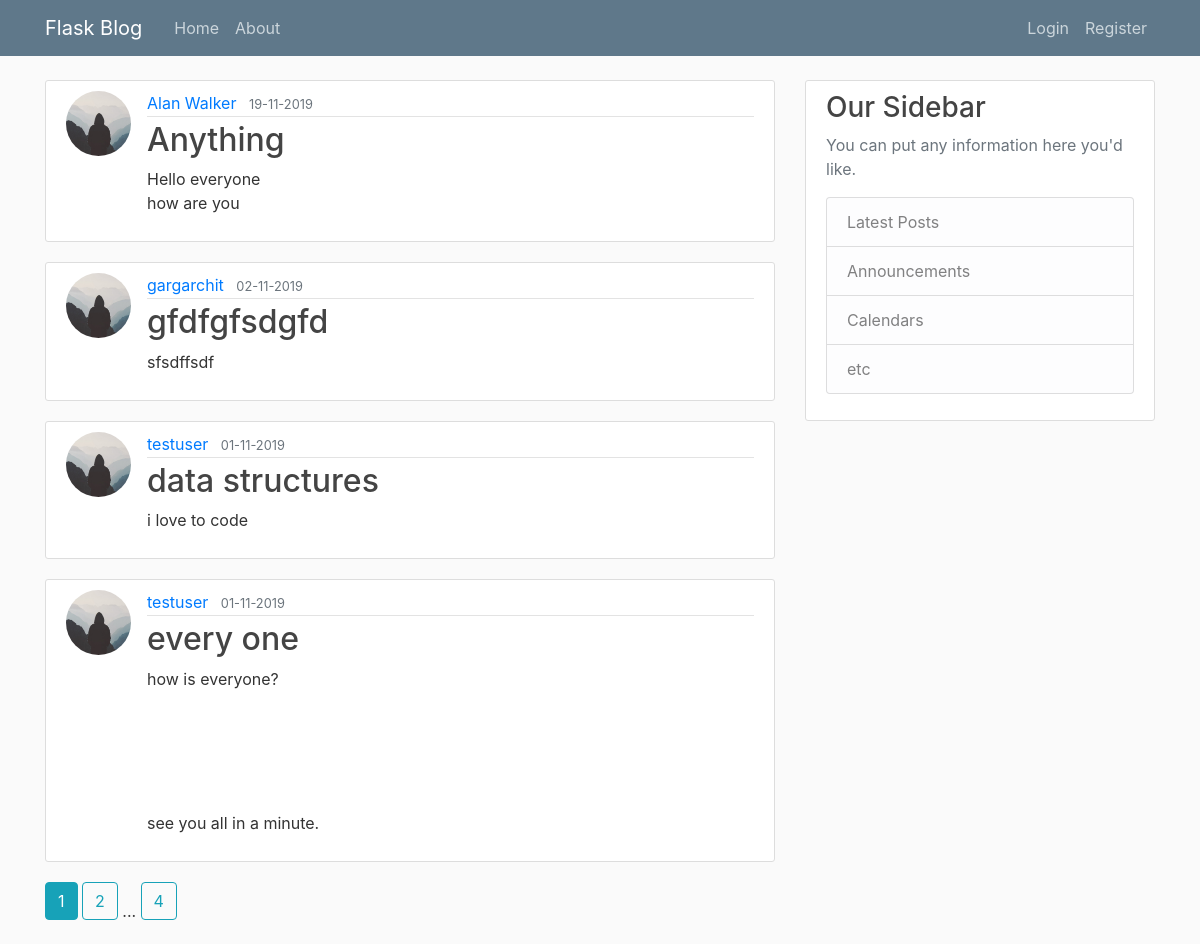
The page /home on the database its author committed.
### tryflask/models.py (models this page shows, shortened)
class Post(db.Model):
    id = db.Column(db.Integer, primary_key=True)
    title = db.Column(db.String(100), nullable=False)
    date_posted = db.Column(db.DateTime, nullable=False, default=datetime.utcnow)
    content = db.Column(db.Text, nullable=False)
    user_id = db.Column(db.Integer, db.ForeignKey('user.id'), nullable=False)

class User(db.Model, UserMixin):
    id= db.Column(db.Integer, primary_key=True)
    username = db.Column(db.String(20), unique=True, nullable=False)
    email = db.Column(db.String(120), unique=True, nullable=False)
    image_file = db.Column(db.String(20), nullable=False, default="default.jpg")
    password = db.Column(db.String(60), nullable=False)
    posts = db.relationship('Post', backref='author', lazy=True)

### tryflask/routes.py (the view)
@app.route("/")
@app.route("/home")
def home():
    page = request.args.get('page', 1, type=int)
    posts = Post.query.order_by(Post.date_posted.desc()).paginate(page=page, per_page=4)
    return render_template('home.html', posts=posts, title='Home')

### tryflask/templates/home.html
{% extends "layout.html" %}
{% block content %}
{% for post in posts.items %}
<article class="media content-section">
    <img class="rounded-circle article-img" src="{{ url_for('static', filename='profile_pics/'+ post.author.image_file) }}">
    <div class="media-body">
        <div class="article-metadata">
            <a class="mr-2" href="{{ url_for('user_posts', username=post.author.username) }}">{{ post.author.username }}</a>
            <small class="text-muted">{{ post.date_posted.strftime('%d-%m-%Y') }}</small>
        </div>
        <h2><a class="article-title" href="{{ url_for('post', post_id=post.id) }}">{{ post.title }}</a></h2>
        <p class="article-content">{{ post.content }}</p>
    </div>
</article>
{% endfor %}
{% for page_num in posts.iter_pages(left_edge=1, right_edge=1, left_current=1, right_current=2) %}
    {% if page_num %}
        {% if posts.page == page_num %}
            <a class="btn btn-info mb-4" href="{{ url_for('home', page=page_num) }}">{{ page_num }}</a>
        {% else %}
            <a class="btn btn-outline-info mb-4" href="{{ url_for('home', page=page_num) }}">{{ page_num }}</a>
        {% endif %}
    {% else %}
        ...
    {% endif %}
{% endfor %}
{% endblock content %}

### tryflask/static/main.css (style rules this page uses)
body { background: #fafafa; color: #333333; margin-top: 5rem; }
h1, h2, h3, h4, h5, h6 { color: #444444; }
.content-section { background: #ffffff; padding: 10px 20px; border: 1px solid #dddddd; border-radius: 3px; margin-bottom: 20px; }
.article-title { color: #444444; }
.article-content { white-space: pre-line; }
.article-img { height: 65px; width: 65px; margin-right: 16px; }
.article-metadata { padding-bottom: 1px; margin-bottom: 4px; border-bottom: 1px solid #e3e3e3 }

### rows shown on the page
Post: image_file (placeholder picture), author.username "Alan Walker", date_posted "19-11-2019", title "Anything", content "Hello everyone how are you"
Post: image_file (placeholder picture), author.username "gargarchit", date_posted "02-11-2019", title "gfdfgfsdgfd", content "sfsdffsdf"
Post: image_file (placeholder picture), author.username "testuser", date_posted "01-11-2019", title "data structures", content "i love to code"
Post: image_file (placeholder picture), author.username "testuser", date_posted "01-11-2019", title "every one", content "how is everyone? see you all in a minute."

### other values the page prints
{{ page_num }} "1"
{{ page_num }} "2" "4"
